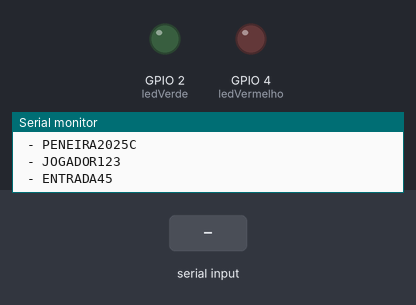
A sketch run on a simulated ESP32. On the bench: output pins drawn as LEDs (lit = HIGH), the last lines printed to the serial monitor. The test bench sets the inputs (shaded band).

Above: at 1.2 s.
1.3 s: "1\n" received over Serial
At 1.7 s:
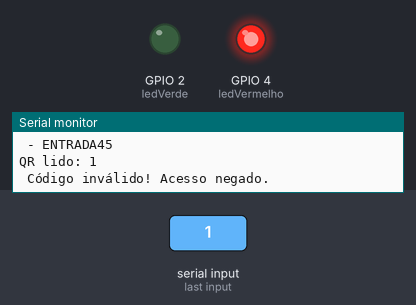
Timing chart, 0 to 4.3 s (numbered marks = the images above; inputs shaded):
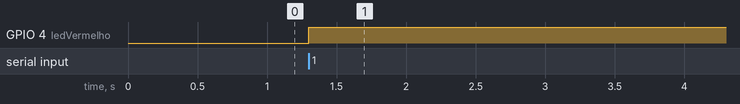

The sketch:

c_digo.ino
```cpp
/*
  Projeto: Registro e Validação de QR Code para Peneira de Futebol
  Descrição:

Participante se cadastra no site -> gera QR Code com ID único.
No dia, ESP32 lê o QR (simulado via Serial no Wokwi).
ESP32 verifica em lista interna de códigos válidos.
Se válido -> confirma presença (LED verde).
Se inválido -> acesso negado (LED vermelho).
*/

int ledVerde = 2;    // LED onboard do ESP32 (acesso permitido)
int ledVermelho = 4; // LED externo para acesso negado

// Lista simulada de códigos válidos
String codigosValidos[] = {
  "PENEIRA2025A",
  "PENEIRA2025B",
  "PENEIRA2025C",
  "JOGADOR123",
  "ENTRADA45"
};
int totalCodigos = 5;

void setup() {
  Serial.begin(115200);
  pinMode(ledVerde, OUTPUT);
  pinMode(ledVermelho, OUTPUT);

  Serial.println("Digite o código do QR (simulação no Wokwi):");
  Serial.println("Códigos válidos de exemplo:");
  for (int i = 0; i < totalCodigos; i++) {
    Serial.println(" - " + codigosValidos[i]);
  }
}

void loop() {
  if (Serial.available() > 0) {
    String qrData = Serial.readStringUntil('\n');
    qrData.trim();

    Serial.print("QR lido: ");
    Serial.println(qrData);

    if (verificarCodigo(qrData)) {
      digitalWrite(ledVerde, HIGH);
      digitalWrite(ledVermelho, LOW);
      Serial.println(" Acesso liberado! Presença confirmada.");
    } else {
      digitalWrite(ledVerde, LOW);
      digitalWrite(ledVermelho, HIGH);
      Serial.println(" Código inválido! Acesso negado.");
    }
  }
}

// Função para verificar se o código está na lista
bool verificarCodigo(String codigo) {
  for (int i = 0; i < totalCodigos; i++) {
    if (codigosValidos[i] == codigo) {
      return true;
    }
  }
  return false;
}
```

Measured:
- after the input at 1.3 s, GPIO 4 (ledVermelho): LOW → HIGH at once
